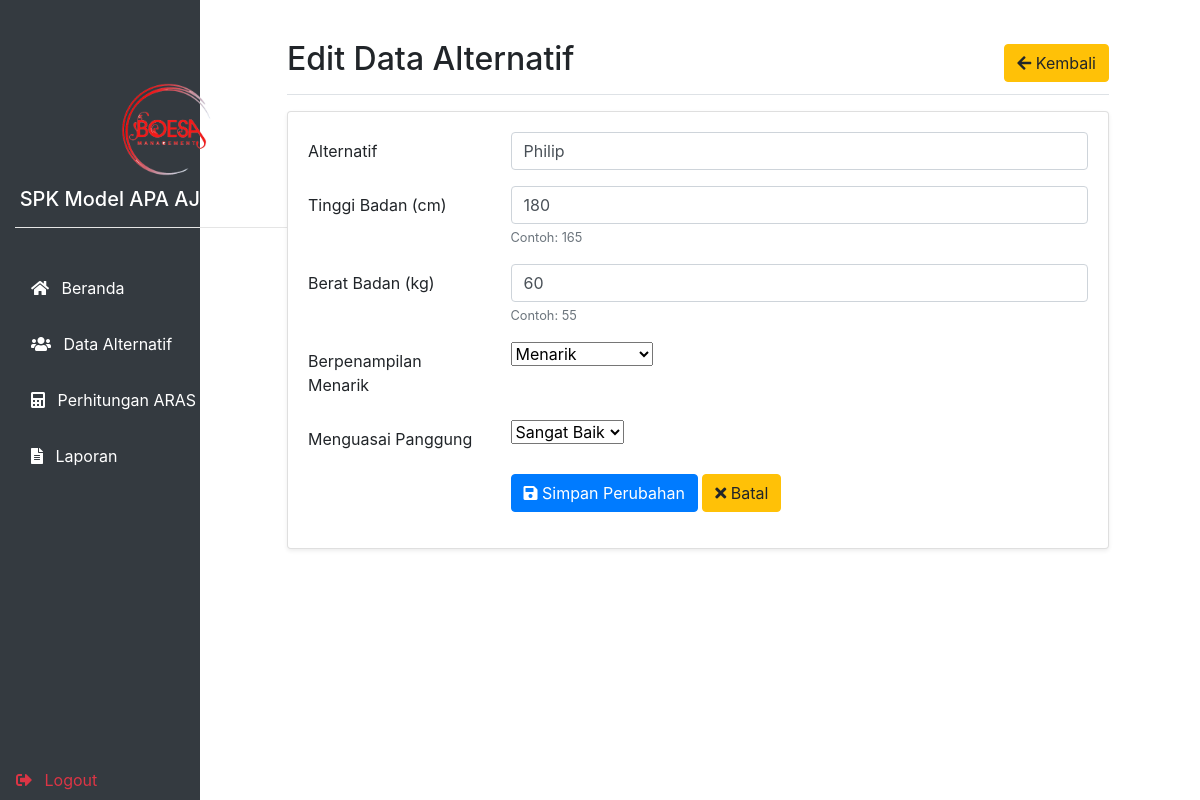
Screenshot of /crud/ubah/edit.php?id=4 (signed in) with the database file from the repository.
### tables this page shows
CREATE TABLE `data_primer` (
  `id` int(11) NOT NULL,
  `alternatif` varchar(50) NOT NULL,
  `tinggi_badan` int(10) NOT NULL,
  `berat_badan` int(5) NOT NULL,
  `berpenampilan_menarik` varchar(15) NOT NULL,
  `menguasai_panggung` varchar(15) NOT NULL
);

### crud/ubah/edit.php (the view, shortened to what this page needs)
<?php
if (isset($_SESSION['username'])) {
	include('../../koneksi/koneksi.php');
	include('../../includes/header.php');
?>
	<div class="container-fluid min-vh-100">
		<div class="row">
			<main class="col-md-9 ms-sm-auto col-lg-12 px-md-4 py-4">
				<div class="d-flex justify-content-between flex-wrap flex-md-nowrap align-items-center pt-3 pb-2 mb-3 border-bottom">
					<h1 class="h2">Edit Data Alternatif</h1>
					<div class="btn-toolbar mb-2 mb-md-0">
						<a href="../../crud/tampil/tampil.php" class="btn btn-warning">
							<i class="fas fa-arrow-left"></i> Kembali
						</a>
					</div>
				</div>
				<?php
				if (isset($_GET['id'])) {
					$id = $_GET['id'];
					$select = mysqli_query($koneksi, "SELECT * FROM data_primer WHERE id='$id'") or die(mysqli_error($koneksi));
					if (mysqli_num_rows($select) == 0) {
						echo '<div class="alert alert-warning">ID tidak ditemukan dalam database.</div>';
						exit();
					} else {
						$data = mysqli_fetch_assoc($select);
					}
				}
				?>
				<div class="card shadow-sm">
					<div class="card-body">
						<form action="edit.php?id=<?php echo $id; ?>" method="post">
							<div class="row mb-3">
								<label class="col-sm-3 col-form-label">Alternatif</label>
								<div class="col-sm-9">
									<input type="text" name="alternatif" class="form-control" value="<?php echo $data['alternatif']; ?>" required>
								</div>
							</div>
							<div class="row mb-3">
								<label class="col-sm-3 col-form-label">Tinggi Badan (cm)</label>
								<div class="col-sm-9">
									<input type="number" name="tinggi_badan" class="form-control" value="<?php echo $data['tinggi_badan']; ?>" required>
									<small class="text-muted">Contoh: 165</small>
								</div>
							</div>
							<div class="row mb-3">
								<label class="col-sm-3 col-form-label">Berat Badan (kg)</label>
								<div class="col-sm-9">
									<input type="number" name="berat_badan" class="form-control" value="<?php echo $data['berat_badan']; ?>" required>
									<small class="text-muted">Contoh: 55</small>
								</div>
							</div>
							<div class="row mb-3">
								<label class="col-sm-3 col-form-label">Berpenampilan Menarik</label>
								<div class="col-sm-9">
									<select name="berpenampilan_menarik" class="form-select" required>
										<option value="Menarik" <?= ($data['berpenampilan_menarik'] == 'Menarik') ? 'selected' : '' ?>>Menarik</option>
									</select>
								</div>
							</div>
							<div class="row mb-3">
								<label class="col-sm-3 col-form-label">Menguasai Panggung</label>
								<div class="col-sm-9">
									<select name="menguasai_panggung" class="form-select" required>
										<option value="Sangat Baik" <?= ($data['menguasai_panggung'] == 'Sangat Baik') ? 'selected' : '' ?>>Sangat Baik</option>
									</select>
								</div>
							</div>
							<div class="row mb-3">
								<div class="col-sm-9 offset-sm-3">
									<button type="submit" name="submit" class="btn btn-primary">
										<i class="fas fa-save"></i> Simpan Perubahan
									</button>
									<a href="../../crud/tampil/tampil.php" class="btn btn-warning">
										<i class="fas fa-times"></i> Batal
									</a>
								</div>
							</div>
						</form>
					</div>
				</div>
			</main>
		</div>
	</div>
<?php
	include('../../includes/footer.php');
} else {
	echo "<script>alert('Silahkan Login Terlebih Dahulu');document.location.href='../../login/index.php';</script>";
}
?>

### rows the page displays
data_primer: alternatif "Philip", tinggi_badan "180", berat_badan "60", berpenampilan_menarik "Menarik", menguasai_panggung "Sangat Baik"
